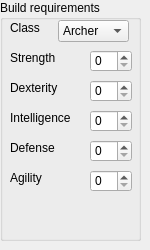
    <widget class="QWidget" name="tab_11">
     <attribute name="title">
      <string>Build Req</string>
     </attribute>
     <widget class="QGroupBox" name="groupBox_13">
      <property name="geometry">
       <rect>
        <x>0</x>
        <y>0</y>
        <width>141</width>
        <height>241</height>
       </rect>
      </property>
      <property name="title">
       <string>Build requirements</string>
      </property>
      <widget class="QLabel" name="label_5">
       <property name="geometry">
        <rect>
         <x>10</x>
         <y>20</y>
         <width>51</width>
         <height>16</height>
        </rect>
       </property>
       <property name="text">
        <string>Class</string>
       </property>
      </widget>
      <widget class="QLabel" name="label_7">
       <property name="geometry">
        <rect>
         <x>10</x>
         <y>50</y>
         <width>51</width>
         <height>16</height>
        </rect>
       </property>
       <property name="text">
        <string>Strength</string>
       </property>
      </widget>
      <widget class="QLabel" name="label_8">
       <property name="geometry">
        <rect>
         <x>10</x>
         <y>80</y>
         <width>51</width>
         <height>16</height>
        </rect>
       </property>
       <property name="text">
        <string>Dexterity</string>
       </property>
      </widget>
      <widget class="QLabel" name="label_14">
       <property name="geometry">
        <rect>
         <x>10</x>
         <y>110</y>
         <width>61</width>
         <height>16</height>
        </rect>
       </property>
       <property name="text">
        <string>Intelligence</string>
       </property>
      </widget>
      <widget class="QLabel" name="label_15">
       <property name="geometry">
        <rect>
         <x>10</x>
         <y>140</y>
         <width>51</width>
         <height>16</height>
        </rect>
       </property>
       <property name="text">
        <string>Defense</string>
       </property>
      </widget>
      <widget class="QLabel" name="label_20">
       <property name="geometry">
        <rect>
         <x>10</x>
         <y>170</y>
         <width>51</width>
         <height>16</height>
        </rect>
       </property>
       <property name="text">
        <string>Agility</string>
       </property>
      </widget>
      <widget class="QSpinBox" name="spin_req_str">
       <property name="geometry">
        <rect>
         <x>90</x>
         <y>50</y>
         <width>42</width>
         <height>22</height>
        </rect>
       </property>
       <property name="maximum">
        <number>999999999</number>
       </property>
      </widget>
      <widget class="QSpinBox" name="spin_req_dex">
       <property name="geometry">
        <rect>
         <x>90</x>
         <y>80</y>
         <width>42</width>
         <height>22</height>
        </rect>
       </property>
       <property name="maximum">
        <number>999999999</number>
       </property>
      </widget>
      <widget class="QSpinBox" name="spin_req_int">
       <property name="geometry">
        <rect>
         <x>90</x>
         <y>110</y>
         <width>42</width>
         <height>22</height>
        </rect>
       </property>
       <property name="maximum">
        <number>999999999</number>
       </property>
      </widget>
      <widget class="QSpinBox" name="spin_req_def">
       <property name="geometry">
        <rect>
         <x>90</x>
         <y>140</y>
         <width>42</width>
         <height>22</height>
        </rect>
       </property>
       <property name="maximum">
        <number>999999999</number>
       </property>
      </widget>
      <widget class="QSpinBox" name="spin_req_agi">
       <property name="geometry">
        <rect>
         <x>90</x>
         <y>170</y>
         <width>42</width>
         <height>22</height>
        </rect>
       </property>
       <property name="maximum">
        <number>999999999</number>
       </property>
      </widget>
      <widget class="QComboBox" name="cbox_class">
       <property name="geometry">
        <rect>
         <x>58</x>
         <y>20</y>
         <width>71</width>
         <height>22</height>
        </rect>
       </property>
       <property name="currentIndex">
        <number>0</number>
       </property>
       <item>
        <property name="text">
         <string>Archer</string>
        </property>
       </item>
       <item>
        <property name="text">
         <string>Mage</string>
        </property>
       </item>
       <item>
        <property name="text">
         <string>Shaman</string>
        </property>
       </item>
       <item>
        <property name="text">
         <string>Warrior</string>
        </property>
       </item>
       <item>
        <property name="text">
         <string>Assassin</string>
        </property>
       </item>
      </widget>
     </widget>
    </widget>
